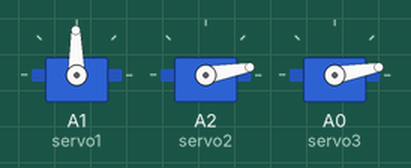
This sketch was run on a simulated Arduino Uno, built with avr-gcc and run on an emulated ATmega328P. Shown: 3 × servo.

Above: at 0.05 s.
At 3.75 s:
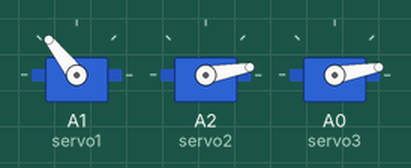
At 7.45 s:
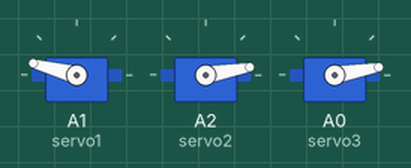
At 14.85 s:
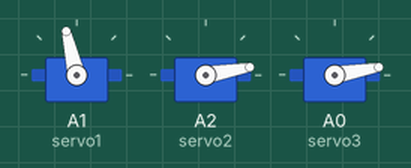
Timing chart, 0 to 21.4 s (numbered marks = the images above):
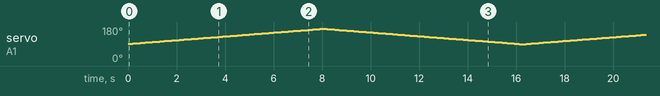

The sketch:

cylinderMove.ino
```cpp
// making basic tests to move the three servos, and make the cylinder move (tested with prototype 1)

#include <Servo.h> //import servo library

Servo servo1;//defining the first servo you're gonna use
Servo servo2;
Servo servo3;

int pos = 10; //servo1 initial position

int servoDelay = 100; //time you wait between every actions the servo does

int currentDirection=1;
int angle1=90;

void setup()
{
  servo1.attach( A1 ); //defining wich pin is controlling the servo
  servo1.write(pos);

  servo2.attach(A2 );
  servo2.write(pos);

  servo3.attach( A0 );
  servo3.write(pos);


}


void loop() {
  while(true) {
    angle1+=currentDirection;
    if (angle1>170 || angle1<90) {
      currentDirection*=-1;
    }
    else {
    servo1.write(pos);
    }
    servo1.write(angle1);

    delay(servoDelay);
  }

}
```
